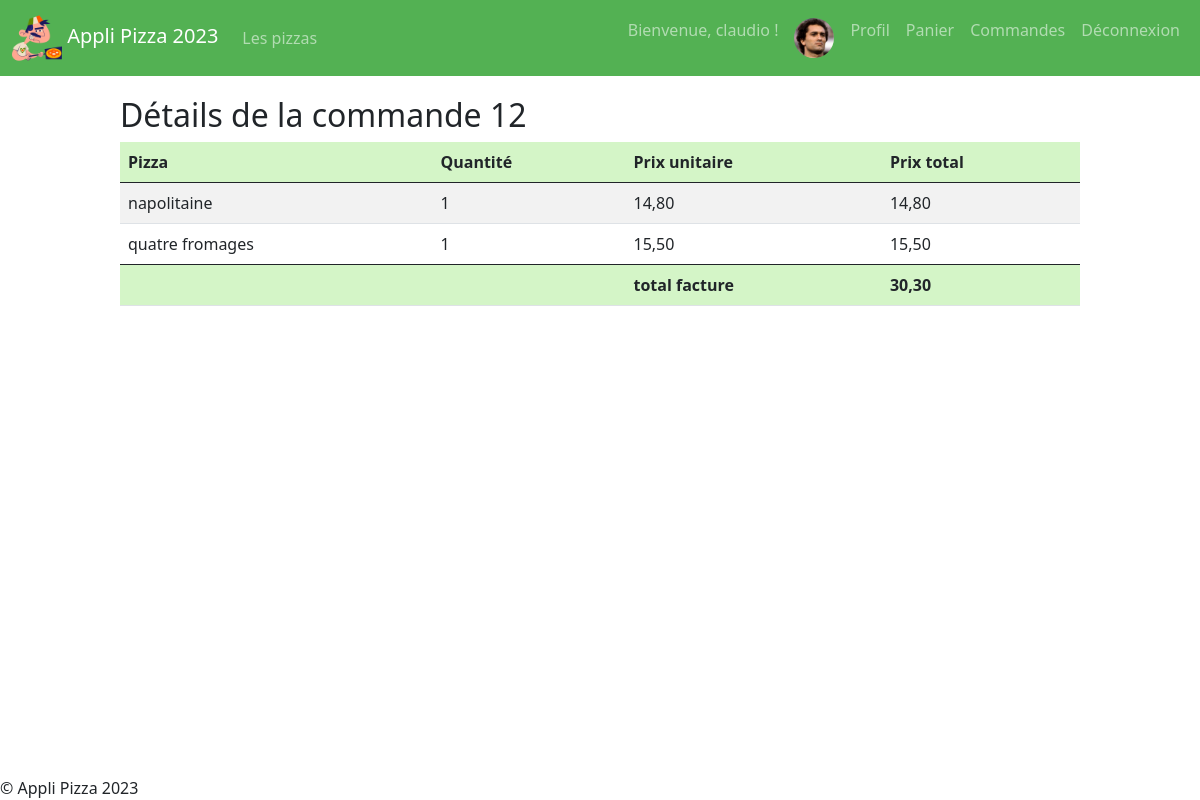
The app's page /orders/12/ (signed in) with its own data.
### applicompte/models.py (models this page shows)
class PizzaUser(User) :
    image = models.ImageField(default = 'imagesUsers/default.png', upload_to = 'imagesUsers/')

### applipanier/models.py (models this page shows)
class Commande(models.Model) :
    idCommande = models.AutoField(primary_key = True)
    dateCommande = models.DateField(verbose_name='date de passage de la commande')
    payee = models.BooleanField(verbose_name='commande payee ?')
    prix = models.DecimalField(max_digits = 5, decimal_places = 2, verbose_name='prix total')
    pizzauser = models.ForeignKey(PizzaUser, on_delete=models.CASCADE)

class LigneCommande(models.Model) :
    idLigneCommande = models.AutoField(primary_key = True)
    quantite = models.IntegerField(verbose_name='nombre de pizza(s)')
    prix = models.DecimalField(max_digits = 5, decimal_places = 2, verbose_name='prix total')
    class Meta :
        unique_together = ('commande', 'pizza')
    commande = models.ForeignKey(Commande, on_delete=models.CASCADE)
    pizza = models.ForeignKey(Pizza, on_delete=models.CASCADE)

### applipizza/models.py (models this page shows, shortened)
class Pizza(models.Model) :
    idPizza = models.AutoField(primary_key = True)
    nomPizza = models.CharField(max_length = 50, verbose_name = 'le nom de cette pizza')
    prix = models.DecimalField(max_digits = 4, decimal_places = 2, verbose_name = 'le prix')
    image = models.ImageField(default = 'imagesPizzas/default.PNG', upload_to = 'imagesPizzas/')

### applipanier/views.py (the view)
# urls.py: path('orders/<int:order_id>/', views.afficherDetailsCommande),
def afficherDetailsCommande(request, order_id) :
    user = None
    if request.user.is_authenticated :
        user = PizzaUser.objects.get(id = request.user.id)
        laCommande = Commande.objects.filter(pizzauser = user).filter(idCommande = order_id)
        commande = laCommande[0]
        lesLignesDeLaCommande = LigneCommande.objects.filter(commande_id = commande.idCommande)
        return render(
            request,
            'applipanier/commande.html',
            {"user" : user, "commande" : commande, "lignesCommande" : lesLignesDeLaCommande}
        )
    else:
        return render(
            request,
            'applicompte/login.html'
        )

### applipanier/templates/applipanier/commande.html (shortened to what this page needs)
{% extends 'applipizza/base.html' %}
{% load static %}
{% block main %}
<h2>Détails de la commande {{commande.idCommande}}</h2>
<table class="table table-striped">
    <thead>
        <tr>
            <th scope="col">Pizza</th>
            <th scope="col">Quantité</th>
            <th scope="col">Prix unitaire</th>
            <th scope="col">Prix total</th>
        </tr>
    </thead>
    <tbody>
    {% for ligne in lignesCommande %}
        <tr>
            <td>{{ligne.pizza.nomPizza}}</td>
            <td>{{ligne.quantite}}</td>
            <td>{{ligne.pizza.prix}}</td>
            <td>{{ligne.prix}}</td>
        </tr>
    {% endfor %}
    </tbody>
    <tfoot>
        <tr>
            <th scope="row"></th>
            <th scope="row"></th>
            <th scope="row">total facture</th>
            <th scope="row">{{commande.prix}}</th>
        </tr>
    </tfoot>
</table>
{% endblock %}

### applicompte/templates/applicompte/menuClient.html (shortened to what this page needs)
{% load static %}
<nav class="navbar navbar-expand-lg navbar-dark">
    <div class="container-fluid">
        <a class="navbar-brand" href="#">
            <img class="navbar-image" src="{% static 'applipizza/img/icon2.png' %}" alt="funny logo">
            Appli Pizza 2023
        </a>
        <div class="collapse navbar-collapse" id="navbarText">
            <ul class="navbar-nav me-auto mb-2 mb-lg-0">
                <li class="nav-item"><a class="nav-link" href="/pizzas/">Les pizzas</a></li>
            </ul>
            <ul class="navbar-nav">
                <li class="nav-item"><a class="nav-link"> Bienvenue, {{user}} ! </a></li>
                <li class="nav-item"><a class="nav-link"> <img src="{{MEDIA_URL}}{{user.image}}" class="rounded-circle" width="40" height="40" alt="Avatar"> </a></li>
                <li class="nav-item"><a class="nav-link" href="/user/update/"> Profil </a></li>
                <li class="nav-item"><a class="nav-link" href="/cart/"> Panier </a></li>
                <li class="nav-item"><a class="nav-link" href="/orders/"> Commandes </a></li>
                <li class="nav-item"><a class="nav-link" href="/logout/"> Déconnexion </a></li>
            </ul>
        </div>
    </div>
</nav>

### applipizza/static/applipizza/css/styles.css (style rules this page uses)
.Site { display: flex; min-height: 100vh; flex-direction: column; }
nav { background-color: rgb(83, 177, 83); }
.navbar-image { width: 50px; height: auto; }
thead, tfoot { background-color: rgb(212, 245, 199); }

### records on screen
PizzaUser: username "claudio", image (picture)
Commande: idCommande "12", prix "30,30"
LigneCommande: pizza.nomPizza "napolitaine", quantite "1", pizza.prix "14,80", prix "14,80"
LigneCommande: pizza.nomPizza "quatre fromages", quantite "1", pizza.prix "15,50", prix "15,50"
